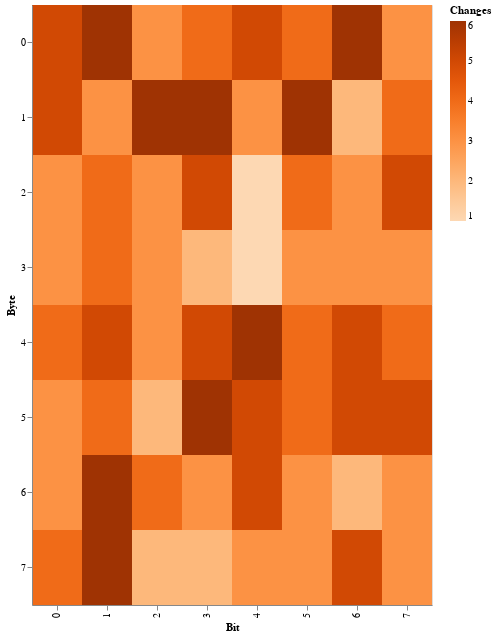

The code cell stored with this chart in its notebook:
### Code cell
def draw_cool_graph(changes):
        import altair as alt
        import pandas as pd
    
        x, y, z = [], [], []
        for i in range(len(changes)):
            x.append(i % 8)
            y.append(i // 8)
            z.append(changes[i])
    
        source = pd.DataFrame({'x': x, 'y': y, 'z': z})
        return alt.Chart(source).mark_rect().encode(
            x=alt.X('x:O', axis=alt.Axis(title='Bit')),
            y=alt.Y('y:O', axis=alt.Axis(title='Byte')),
            color=alt.Color('z:Q', title='Changes').scale(scheme="oranges", reverse=False)
        ).properties(
            width=400,
            height=600
        )

draw_cool_graph(encrypted_block_forth)

### Figure 1 — Vega-Lite specification as saved in the notebook (floating-point values rounded to 4 significant figures)
{"config": {"view": {"continuousWidth": 300, "continuousHeight": 300}}, "data": {"name": "data-796e55cea3ef9d02ac13c03a8f0d1aa3"}, "mark": {"type": "rect"}, "encoding": {"color": {"field": "z", "scale": {"scheme": "oranges", "reverse": false}, "title": "Changes", "type": "quantitative"}, "x": {"axis": {"title": "Bit"}, "field": "x", "type": "ordinal"}, "y": {"axis": {"title": "Byte"}, "field": "y", "type": "ordinal"}}, "height": 600, "width": 400, "$schema": "https://vega.github.io/schema/vega-lite/v5.16.3.json", "datasets": {"data-796e55cea3ef9d02ac13c03a8f0d1aa3": [{"x": 0, "y": 0, "z": 5}, {"x": 1, "y": 0, "z": 6}, {"x": 2, "y": 0, "z": 3}, {"x": 3, "y": 0, "z": 4}, {"x": 4, "y": 0, "z": 5}, {"x": 5, "y": 0, "z": 4}, {"x": 6, "y": 0, "z": 6}, {"x": 7, "y": 0, "z": 3}, {"x": 0, "y": 1, "z": 5}, {"x": 1, "y": 1, "z": 3}, {"x": 2, "y": 1, "z": 6}, {"x": 3, "y": 1, "z": 6}, {"x": 4, "y": 1, "z": 3}, {"x": 5, "y": 1, "z": 6}, {"x": 6, "y": 1, "z": 2}, {"x": 7, "y": 1, "z": 4}, {"x": 0, "y": 2, "z": 3}, {"x": 1, "y": 2, "z": 4}, {"x": 2, "y": 2, "z": 3}, {"x": 3, "y": 2, "z": 5}, {"x": 4, "y": 2, "z": 1}, {"x": 5, "y": 2, "z": 4}, {"x": 6, "y": 2, "z": 3}, {"x": 7, "y": 2, "z": 5}, {"x": 0, "y": 3, "z": 3}, {"x": 1, "y": 3, "z": 4}, {"x": 2, "y": 3, "z": 3}, {"x": 3, "y": 3, "z": 2}, {"x": 4, "y": 3, "z": 1}, {"x": 5, "y": 3, "z": 3}, {"x": 6, "y": 3, "z": 3}, {"x": 7, "y": 3, "z": 3}, {"x": 0, "y": 4, "z": 4}, {"x": 1, "y": 4, "z": 5}, {"x": 2, "y": 4, "z": 3}, {"x": 3, "y": 4, "z": 5}, {"x": 4, "y": 4, "z": 6}, {"x": 5, "y": 4, "z": 4}, {"x": 6, "y": 4, "z": 5}, {"x": 7, "y": 4, "z": 4}, {"x": 0, "y": 5, "z": 3}, {"x": 1, "y": 5, "z": 4}, {"x": 2, "y": 5, "z": 2}, {"x": 3, "y": 5, "z": 6}, {"x": 4, "y": 5, "z": 5}, {"x": 5, "y": 5, "z": 4}, {"x": 6, "y": 5, "z": 5}, {"x": 7, "y": 5, "z": 5}, {"x": 0, "y": 6, "z": 3}, {"x": 1, "y": 6, "z": 6}, {"x": 2, "y": 6, "z": 4}, {"x": 3, "y": 6, "z": 3}, {"x": 4, "y": 6, "z": 5}, {"x": 5, "y": 6, "z": 3}, {"x": 6, "y": 6, "z": 2}, {"x": 7, "y": 6, "z": 3}, {"x": 0, "y": 7, "z": 4}, {"x": 1, "y": 7, "z": 6}, {"x": 2, "y": 7, "z": 2}, {"x": 3, "y": 7, "z": 2}, {"x": 4, "y": 7, "z": 3}, {"x": 5, "y": 7, "z": 3}, {"x": 6, "y": 7, "z": 5}, {"x": 7, "y": 7, "z": 3}]}}
